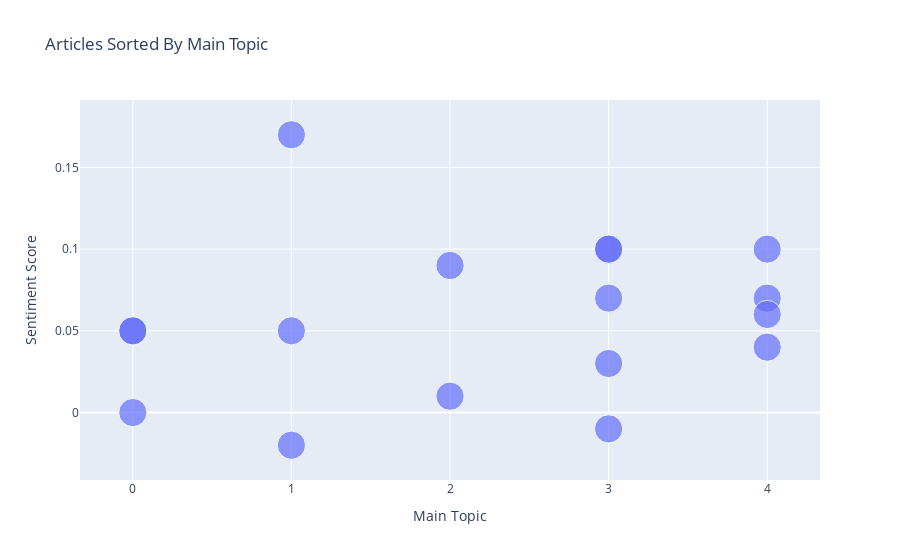

Source (notebook cell):
### Markdown cell above
## Visualize all articles on their main topic

### Code cell
visualize_all_articles_on_main_topic(df_main_topic)

### Figure 1 — Plotly figure (JSON) as saved in the notebook; plotly's stock layout.template omitted (floating-point values rounded to 4 significant figures)
{"data": [{"customdata": [["technofog.substac", "Neutral Positive", 0.9978], ["www.health.mil/Mi", "Neutral Positive", 0.9976], ["www.foxnews.com/u", "Neutral Negative", 0.9951], ["bit.ly/3L0oHZp", "Positive", 0.994], ["www.thegatewaypun", "Neutral Positive", 0.9966], ["barrie.ctvnews.ca", "Neutral Negative", 0.9978], ["roundingtheearth.", "Neutral Positive", 0.9992], ["fox40.com/news/po", "Neutral Negative", 0.9975], ["www.dailysabah.co", "Neutral Negative", 0.9942], ["www.washingtonpos", "Neutral Negative", 0.9986], ["nation.com.pk/08-", "Neutral Positive", 0.9972], ["www.lewrockwell.c", "Neutral Positive", 0.9989], ["childrenshealthde", "Neutral Positive", 0.9986], ["www.military.com/", "Neutral Positive", 0.9976], ["foxreno.com/news/", "Neutral", 0.9929], ["abc7amarillo.com/", "Neutral Positive", 0.9943], ["komonews.com/news", "Neutral Positive", 0.9941]], "hovertemplate": "Address: %{customdata[0]}<br>Sentiment Label: %{customdata[1]}<br>Main Topic Score :%{customdata[2]}", "legendgroup": "", "marker": {"color": "#636efa", "size": [0.9978, 0.9976, 0.9951, 0.994, 0.9966, 0.9978, 0.9992, 0.9975, 0.9942, 0.9986, 0.9972, 0.9989, 0.9986, 0.9976, 0.9929, 0.9943, 0.9941], "sizemode": "area", "sizeref": 0.002498, "symbol": "circle"}, "mode": "markers", "name": "", "orientation": "v", "showlegend": false, "type": "scatter", "x": [0, 0, 0, 1, 1, 1, 2, 2, 3, 3, 3, 3, 3, 4, 4, 4, 4], "xaxis": "x", "y": [0.05, 0.05, 0, 0.17, 0.05, -0.02, 0.09, 0.01, 0.03, -0.01, 0.07, 0.1, 0.1, 0.07, 0.04, 0.1, 0.06], "yaxis": "y"}], "layout": {"legend": {"itemsizing": "constant", "tracegroupgap": 0}, "title": {"text": "Articles Sorted By Main Topic"}, "xaxis": {"anchor": "y", "domain": [0, 1], "title": {"text": "Main Topic"}, "type": "category"}, "yaxis": {"anchor": "x", "domain": [0, 1], "title": {"text": "Sentiment Score"}}}}
